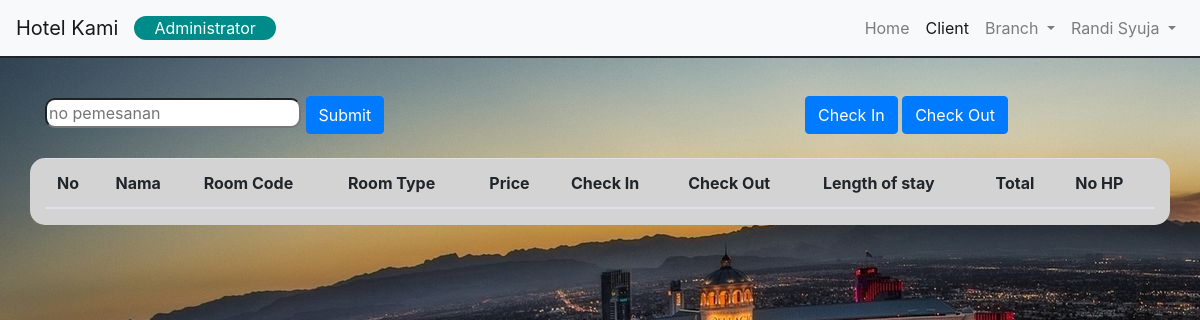
/admin/checkout.php (signed in), run on an earlier commit of the app's database.
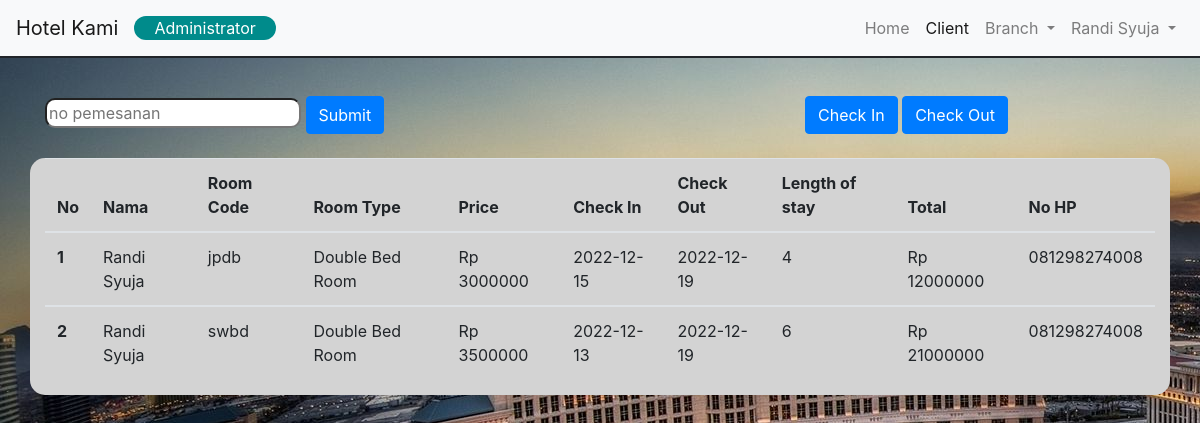
And on a later commit of the database.
### tables this page shows
CREATE TABLE `checkout` (
  `no_pemesanan` int(11) NOT NULL,
  `branch` varchar(100) NOT NULL,
  `kode_kamar` char(5) NOT NULL,
  `tipe_kamar` varchar(100) NOT NULL,
  `harga` int(11) NOT NULL,
  `checkin` date NOT NULL,
  `checkout` date NOT NULL,
  `lama_menginap` int(11) NOT NULL,
  `total` int(11) NOT NULL,
  `nik` varchar(150) NOT NULL,
  `nama` varchar(100) NOT NULL,
  `nohp` varchar(50) NOT NULL
);

### admin/checkout.php (the view, shortened to what this page needs)
<?php
include '../koneksi.php';
$username3=$_SESSION["session_username"];
$sql1="SELECT * FROM checkout";
$result1=mysqli_query($koneksi, $sql1);
$num=0;
?>
<!DOCTYPE html>
<html>
    <head>
        <link href="../css/bootstrap.min.css" type="text/css" rel="stylesheet">
    </head>
    <body>
        <nav class="navbar navbar-expand-lg navbar-light bg-light fixed-top" style="border-bottom:2px solid ">
            <a class="navbar-brand" href="#">Hotel Kami</a>
            <span style="background-color:darkcyan; color:white; padding-left:20px; padding-right:20px; border-radius:15px;">Administrator</span>
            <div class="collapse navbar-collapse" id="navbarNav">
                <ul class="navbar-nav ml-auto">
                    <li class="nav-item">
                        <a class="nav-link" href="admin.php">Home <span class="sr-only">(current)</span></a>
                    </li>
                    <li class="nav-item">
                        <a class="nav-link active" href="client.php">Client</a>
                    </li>
                    <li class="nav-item dropdown">
                        <a class="nav-link dropdown-toggle" href="#" role="button" data-toggle="dropdown" aria-expanded="false">
                        Branch
                        </a>
                    </li>
                    <li class="nav-item dropdown">
                        <a class="nav-link dropdown-toggle" href="#" role="button" data-toggle="dropdown" aria-expanded="false">
                        <?php echo($username3); ?>
                        </a>
                    </li>
                </ul>
            </div>
        </nav>
        <br><br><br><br>
        <div class="container">
            <div class="row">
                <div class="col">
                <form action="" method="post">
                    <input type="number" name="nopayment" placeholder="no pemesanan" style="border-radius:10px;">
                    <input class="btn btn-primary" type="submit" name="submit" value="Submit">
                </form>
                </div>
                <div class="col">
                </div>
                <div class="col">
                    <a class="btn btn-primary" href="checkin.php" role="button">Check In</a>
                    <a class="btn btn-primary" href="checkout.php" role="button">Check Out</a>
                </div>
            </div>
        </div>
        <br>
        <div class="container" style="background-color:lightgrey; border-radius:15px;">
            <div class="row">
                <div class="col-12">
                    <table class="table">
                        <thead>
                            <tr>
                            <th scope="col">No</th>
                            <th scope="col">Nama</th>
                            <th scope="col">Room Code</th>
                            <th scope="col">Room Type</th>
                            <th scope="col">Price</th>
                            <th scope="col">Check In</th>
                            <th scope="col">Check Out</th>
                            <th scope="col">Length of stay</th>
                            <th scope="col">Total</th>
                            <th scope="col">No HP</th>
                            </tr>
                        </thead>
                        <?php while($row=mysqli_fetch_assoc($result1)):
                        $num=$num+1;?>
                        <tbody>
                            <tr>
                            <th scope="row"><?php echo $num;?></th>
                            <td><?php echo $row["nama"];?></td>
                            <td><?php echo $row["kode_kamar"];?></td>
                            <td><?php echo $row["tipe_kamar"];?></td>
                            <td><?php echo "Rp ".$row["harga"];?></td>
                            <td><?php echo $row["checkin"];?></td>
                            <td><?php echo $row["checkout"];?></td>
                            <td><?php echo $row["lama_menginap"];?></td>
                            <td><?php echo "Rp ".$row["total"];?></td>
                            <td><?php echo $row["nohp"];?></td>
                            </tr>
                        </tbody>
                        <?php
                        endwhile; ?>
                    </table>
                </div>
            </div>
        </div>
    </body>
</html>

What changed in the data, as far as the page shows it:
added checkout: nama "Randi Syuja", kode_kamar "jpdb", tipe_kamar "Double Bed Room", harga "3000000", checkin "2022-12-15", checkout "2022-12-19", lama_menginap "4", total "12000000", nohp "081298274008"
added checkout: nama "Randi Syuja", kode_kamar "swbd", tipe_kamar "Double Bed Room", harga "3500000", checkin "2022-12-13", checkout "2022-12-19", lama_menginap "6", total "21000000", nohp "081298274008"
